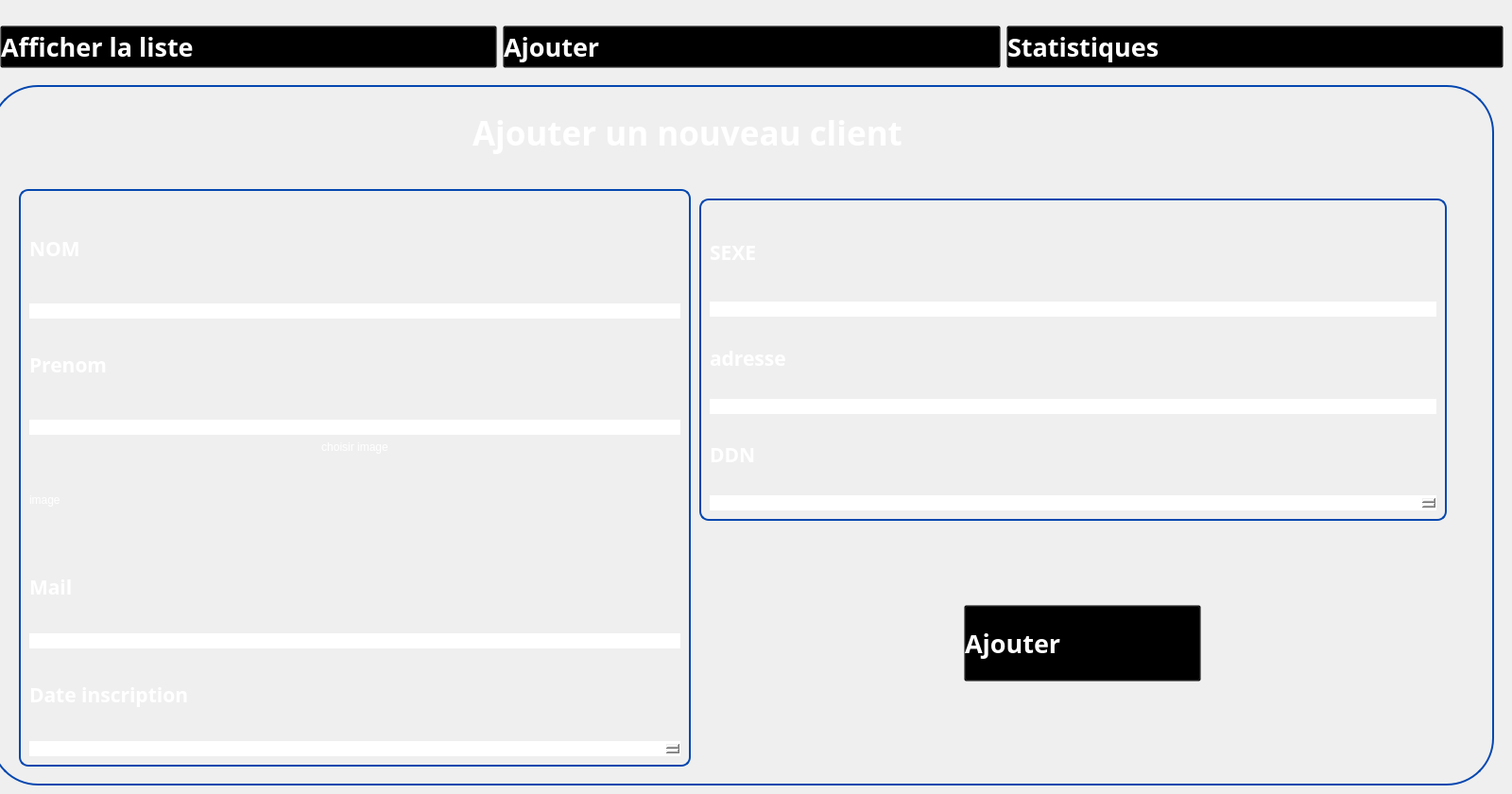
   <widget class="QWidget" name="ajoutclient">
    <widget class="QWidget" name="horizontalLayoutWidget_20">
     <property name="geometry">
      <rect>
       <x>0</x>
       <y>10</y>
       <width>1591</width>
       <height>80</height>
      </rect>
     </property>
     <layout class="QHBoxLayout" name="horizontalLayout_25">
      <item>
       <widget class="QPushButton" name="pushButton_138">
        <property name="font">
         <font>
          <family>Gill Sans MT</family>
          <pointsize>20</pointsize>
          <weight>75</weight>
          <bold>true</bold>
         </font>
        </property>
        <property name="styleSheet">
         <string notr="true">QPushButton:hover {
    color: blue;
    background: transparent;
}

QPushButton {
    text-align: left;
    background: transparent;
    color: rgb(255,255,255);
}
</string>
        </property>
        <property name="text">
         <string>Afficher la liste</string>
        </property>
        <property name="icon">
         <iconset>
          <normaloff>../../Downloads/wetransfer_icons_2024-02-06_1419/icons/liste-de-controle.png</normaloff>../../Downloads/wetransfer_icons_2024-02-06_1419/icons/liste-de-controle.png</iconset>
        </property>
        <property name="iconSize">
         <size>
          <width>50</width>
          <height>46</height>
         </size>
        </property>
       </widget>
      </item>
      <item>
       <widget class="QPushButton" name="pushButton_139">
        <property name="font">
         <font>
          <family>Gill Sans MT</family>
          <pointsize>20</pointsize>
          <weight>75</weight>
          <bold>true</bold>
         </font>
        </property>
        <property name="styleSheet">
         <string notr="true">QPushButton:hover {
    color: blue;
    background: transparent;
}

QPushButton {
    text-align: left;
    background: transparent;
    color: rgb(255,255,255);
}
</string>
        </property>
        <property name="text">
         <string>Ajouter </string>
        </property>
        <property name="icon">
         <iconset>
          <normaloff>../../Downloads/wetransfer_icons_2024-02-06_1419/icons/image (3).png</normaloff>../../Downloads/wetransfer_icons_2024-02-06_1419/icons/image (3).png</iconset>
        </property>
        <property name="iconSize">
         <size>
          <width>50</width>
          <height>46</height>
         </size>
        </property>
       </widget>
      </item>
      <item>
       <widget class="QPushButton" name="pushButton_140">
        <property name="font">
         <font>
          <family>Gill Sans MT</family>
          <pointsize>20</pointsize>
          <weight>75</weight>
          <bold>true</bold>
         </font>
        </property>
        <property name="styleSheet">
         <string notr="true">QPushButton:hover {
    color: blue;
    background: transparent;
}

QPushButton {
    text-align: left;
    background: transparent;
    color: rgb(255,255,255);
}

</string>
        </property>
        <property name="text">
         <string>Statistiques</string>
        </property>
        <property name="icon">
         <iconset>
          <normaloff>../../Downloads/wetransfer_icons_2024-02-06_1419/icons/image (2).png</normaloff>../../Downloads/wetransfer_icons_2024-02-06_1419/icons/image (2).png</iconset>
        </property>
        <property name="iconSize">
         <size>
          <width>50</width>
          <height>46</height>
         </size>
        </property>
       </widget>
      </item>
     </layout>
    </widget>
    <widget class="QGroupBox" name="groupBox_43">
     <property name="geometry">
      <rect>
       <x>-10</x>
       <y>90</y>
       <width>1591</width>
       <height>741</height>
      </rect>
     </property>
     <property name="styleSheet">
      <string notr="true">QGroupBox {
	border-radius:50px;
    border: 2px solid #0447AF; /* Red border */
}
</string>
     </property>
     <property name="title">
      <string/>
     </property>
     <widget class="QLabel" name="label_136">
      <property name="geometry">
       <rect>
        <x>190</x>
        <y>30</y>
        <width>51</width>
        <height>51</height>
       </rect>
      </property>
      <property name="text">
       <string/>
      </property>
      <property name="pixmap">
       <pixmap>../../../../../Downloads/Downloads/wetransfer_gestion-de-formations_2024-02-16_1550/icons/client.png</pixmap>
      </property>
      <property name="scaledContents">
       <bool>true</bool>
      </property>
     </widget>
     <widget class="QLabel" name="label_137">
      <property name="geometry">
       <rect>
        <x>510</x>
        <y>20</y>
        <width>711</width>
        <height>61</height>
       </rect>
      </property>
      <property name="font">
       <font>
        <family>Plus Jakarta Sans</family>
        <pointsize>26</pointsize>
        <weight>75</weight>
        <bold>true</bold>
       </font>
      </property>
      <property name="styleSheet">
       <string notr="true">color:white;
    background: transparent;
</string>
      </property>
      <property name="text">
       <string>Ajouter un nouveau client</string>
      </property>
     </widget>
     <widget class="QLabel" name="label_139">
      <property name="geometry">
       <rect>
        <x>10</x>
        <y>20</y>
        <width>81</width>
        <height>81</height>
       </rect>
      </property>
      <property name="text">
       <string/>
      </property>
      <property name="pixmap">
       <pixmap>../../../../../Downloads/Bureau/imageprojetcpp/gestion-de-projet.png</pixmap>
      </property>
      <property name="scaledContents">
       <bool>true</bool>
      </property>
     </widget>
     <widget class="QGroupBox" name="verticalGroupBox_11">
      <property name="geometry">
       <rect>
        <x>30</x>
        <y>110</y>
        <width>711</width>
        <height>611</height>
       </rect>
      </property>
      <property name="styleSheet">
       <string notr="true">	border-radius:10px;
color:white;</string>
      </property>
      <layout class="QVBoxLayout" name="verticalLayout_11">
       <item>
        <widget class="Line" name="line_69">
         <property name="orientation">
          <enum>Qt::Horizontal</enum>
         </property>
        </widget>
       </item>
       <item>
        <widget class="QLabel" name="label_140">
         <property name="font">
          <font>
           <family>Gill Sans MT</family>
           <pointsize>16</pointsize>
           <weight>75</weight>
           <bold>true</bold>
          </font>
         </property>
         <property name="styleSheet">
          <string notr="true">color:white;</string>
         </property>
         <property name="text">
          <string>NOM</string>
         </property>
        </widget>
       </item>
       <item>
        <widget class="Line" name="line_70">
         <property name="orientation">
          <enum>Qt::Horizontal</enum>
         </property>
        </widget>
       </item>
       <item>
        <widget class="QLineEdit" name="lineEdit_nom_3">
         <property name="styleSheet">
          <string notr="true">color:rgb(0,73,174);
background:white;</string>
         </property>
        </widget>
       </item>
       <item>
        <widget class="QLabel" name="label_141">
         <property name="font">
          <font>
           <family>Gill Sans MT</family>
           <pointsize>16</pointsize>
           <weight>75</weight>
           <bold>true</bold>
          </font>
         </property>
         <property name="styleSheet">
          <string notr="true">color:white;</string>
         </property>
         <property name="text">
          <string>Prenom</string>
         </property>
        </widget>
       </item>
       <item>
        <widget class="Line" name="line_72">
         <property name="orientation">
          <enum>Qt::Horizontal</enum>
         </property>
        </widget>
       </item>
       <item>
        <widget class="QLineEdit" name="lineEdit_prenom_2">
         <property name="styleSheet">
          <string notr="true">color:rgb(0,73,174);
background:white;</string>
         </property>
        </widget>
       </item>
       <item>
        <widget class="QPushButton" name="pushButton_selectImage">
         <property name="text">
          <string>choisir image</string>
         </property>
        </widget>
       </item>
       <item>
        <widget class="QLabel" name="label_imagePreview">
         <property name="text">
          <string>image</string>
         </property>
        </widget>
       </item>
       <item>
        <widget class="QLabel" name="label_182">
         <property name="font">
          <font>
           <family>Gill Sans MT</family>
           <pointsize>16</pointsize>
           <weight>75</weight>
           <bold>true</bold>
          </font>
         </property>
         <property name="styleSheet">
          <string notr="true">color:white;</string>
         </property>
         <property name="text">
          <string>Mail</string>
         </property>
        </widget>
       </item>
       <item>
        <widget class="QLineEdit" name="lineEdit_email">
         <property name="styleSheet">
          <string notr="true">color:rgb(0,73,174);
background:white;</string>
         </property>
        </widget>
       </item>
       <item>
        <widget class="QLabel" name="label_143">
         <property name="font">
          <font>
           <family>Gill Sans MT</family>
           <pointsize>16</pointsize>
           <weight>75</weight>
           <bold>true</bold>
          </font>
         </property>
         <property name="styleSheet">
          <string notr="true">color:white;</string>
         </property>
         <property name="text">
          <string>Date inscription</string>
         </property>
        </widget>
       </item>
       <item>
        <widget class="QDateEdit" name="dateEdit_inscrit"/>
       </item>
      </layout>
     </widget>
     <widget class="QGroupBox" name="verticalGroupBox_15">
      <property name="geometry">
       <rect>
        <x>750</x>
        <y>120</y>
        <width>791</width>
        <height>341</height>
       </rect>
      </property>
      <property name="styleSheet">
       <string notr="true">	border-radius:10px;
color:white;</string>
      </property>
      <layout class="QVBoxLayout" name="verticalLayout_15">
       <item>
        <widget class="Line" name="line_80">
         <property name="orientation">
          <enum>Qt::Horizontal</enum>
         </property>
        </widget>
       </item>
       <item>
        <widget class="QLabel" name="label_170">
         <property name="font">
          <font>
           <family>Gill Sans MT</family>
           <pointsize>16</pointsize>
           <weight>75</weight>
           <bold>true</bold>
          </font>
         </property>
         <property name="styleSheet">
          <string notr="true">color:white;</string>
         </property>
         <property name="text">
          <string>SEXE</string>
         </property>
        </widget>
       </item>
       <item>
        <widget class="Line" name="line_81">
         <property name="orientation">
          <enum>Qt::Horizontal</enum>
         </property>
        </widget>
       </item>
       <item>
        <widget class="QLineEdit" name="lineEdit_sexe">
         <property name="styleSheet">
          <string notr="true">color:rgb(0,73,174);
background:white;</string>
         </property>
        </widget>
       </item>
       <item>
        <widget class="QLabel" name="label_171">
         <property name="font">
          <font>
           <family>Gill Sans MT</family>
           <pointsize>16</pointsize>
           <weight>75</weight>
           <bold>true</bold>
          </font>
         </property>
         <property name="styleSheet">
          <string notr="true">color:white;</string>
         </property>
         <property name="text">
          <string>adresse</string>
         </property>
        </widget>
       </item>
       <item>
        <widget class="QLineEdit" name="lineEdit_adresse">
         <property name="styleSheet">
          <string notr="true">color:rgb(0,73,174);
background:white;</string>
         </property>
        </widget>
       </item>
       <item>
        <widget class="QLabel" name="label_172">
         <property name="font">
          <font>
           <family>Gill Sans MT</family>
           <pointsize>16</pointsize>
           <weight>75</weight>
           <bold>true</bold>
          </font>
         </property>
         <property name="styleSheet">
          <string notr="true">color:white;</string>
         </property>
         <property name="text">
          <string>DDN</string>
         </property>
        </widget>
       </item>
       <item>
        <widget class="QDateEdit" name="dateEdit_DDN"/>
       </item>
      </layout>
     </widget>
     <widget class="QPushButton" name="pushButton_ajouter_2">
      <property name="geometry">
       <rect>
        <x>1030</x>
        <y>550</y>
        <width>251</width>
        <height>81</height>
       </rect>
      </property>
      <property name="font">
       <font>
        <family>Gill Sans MT</family>
        <pointsize>20</pointsize>
        <weight>75</weight>
        <bold>true</bold>
       </font>
      </property>
      <property name="styleSheet">
       <string notr="true">QPushButton:hover {
    color: blue;
    background: transparent;
}

QPushButton {
    text-align: left;
    background: transparent;
    color: rgb(255,255,255);
}
</string>
      </property>
      <property name="text">
       <string>Ajouter </string>
      </property>
      <property name="icon">
       <iconset>
        <normaloff>../../../../../Downloads/Bureau/imageprojetcpp/image (3).png</normaloff>../../../../../Downloads/Bureau/imageprojetcpp/image (3).png</iconset>
      </property>
      <property name="iconSize">
       <size>
        <width>50</width>
        <height>46</height>
       </size>
      </property>
     </widget>
    </widget>
   </widget>
